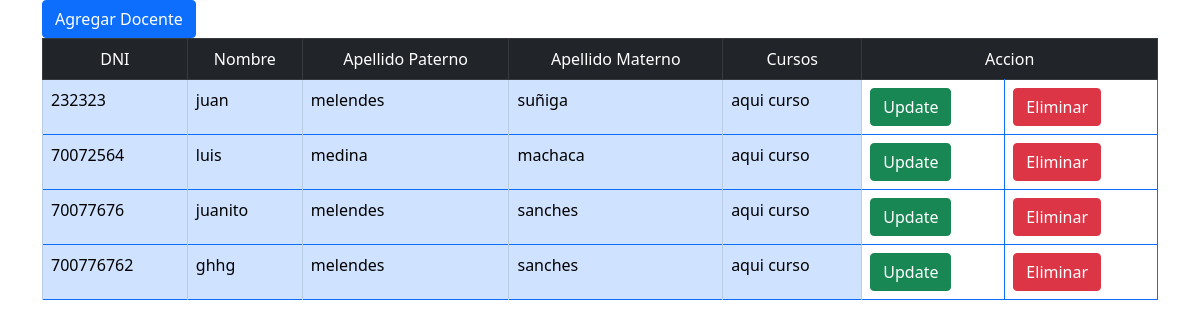
The page /docentes on the database as committed earlier.
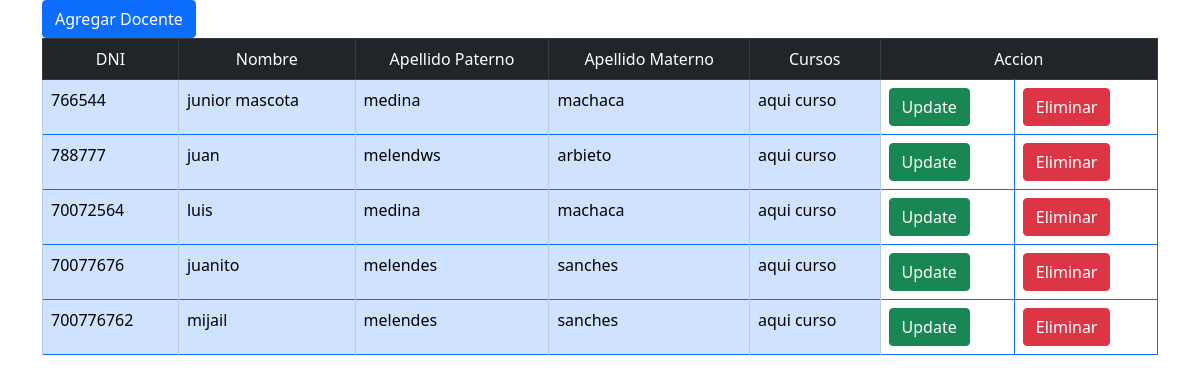
The same page on the database as committed later.
### app.py (models this page shows)
class Docente(db.Model):
	dniDocente=db.Column(db.Integer, primary_key=True)
	nombre=db.Column(db.String(50), nullable=False)
	apePaterno=db.Column(db.String(50),nullable=False)
	apeMaterno=db.Column(db.String(50),nullable=False)
	contrasenia=db.Column(db.String(80), nullable=False)
	cursos=db.relationship('Curso', backref='docente', lazy=True)#esto es para que desde la lista de cursos se acceda a los campos de Docente

### app.py (the view)
@app.route("/docentes", methods=["GET"])
def list_docentes():
	docQuery=Docente.query.all()
	for doc in docQuery:
		print(doc.dniDocente)
	return render_template("docentes.html", docentes=docQuery)

### templates/docentes.html (shortened to what this page needs)
<!DOCTYPE html>
<html lang="en">
<head>
    <link href="https://cdn.jsdelivr.net/npm/bootstrap@5.0.2/dist/css/bootstrap.min.css" rel="stylesheet">
</head>
<body>
    <div class="container-sm">
    <button type="button" class="btn btn-primary" data-bs-toggle="modal" data-bs-target="#staticBackdrop">Agregar Docente</button>
      <table class="table table-bordered border-primary">
          <thead class="table-dark">
              <tr>
                  <td class="text-center">DNI</td>
                  <td class="text-center">Nombre</td>
                  <td class="text-center">Apellido Paterno</td>
                  <td class="text-center">Apellido Materno</td>
                  <td class="text-center">Cursos</td>
                  <td colspan="2" class="text-center">Accion</td>
              </tr>
          </thead>
          <tbody>
            {% for docente in docentes %}
              <tr>
                  <td class="table-primary">{{ docente.dniDocente }}</td>
                  <td class="table-primary">{{ docente.nombre }}</td>
                  <td class="table-primary">{{ docente.apePaterno }}</td>
                  <td class="table-primary">{{ docente.apeMaterno }}</td>
                  <td class="table-primary">aqui curso</td>
                  <td><button type="button" class="btn btn-success" data-bs-toggle="modal" data-bs-target="#update_docente_{{docente.dniDocente}}">Update</button></td>
                  <td><button type="button" class="btn btn-danger" data-bs-toggle="modal" data-bs-target="#delete_docente_{{docente.dniDocente}}">Eliminar</button></td>
              </tr>
            {% endfor %}
          </tbody>
      </table>
    </div>
</body>
</html>

Rows that differ between the two databases and show on the page:
removed Docente: dniDocente "232323", nombre "juan", apePaterno "melendes", apeMaterno "suñiga"
added Docente: dniDocente "766544", nombre "junior mascota", apePaterno "medina", apeMaterno "machaca"
added Docente: dniDocente "788777", nombre "juan", apePaterno "melendws", apeMaterno "arbieto"
changed Docente id 700776762: nombre "ghhg" → "mijail"
